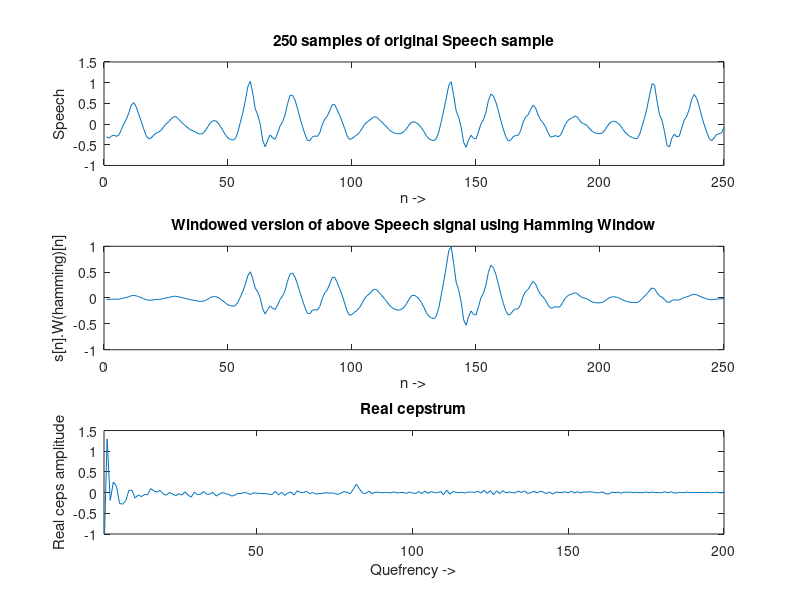

Here is the MATLAB script that generated this plot: (Note: this script raises an error after producing the figure.)
% % ---------------------------------------------
% Name : Manan Vyas
% USCID: 7483-8632-00
% Email: mvyas@usc.edu
% EE519 : Speech Recognition : P3
% % ----------------------------------------------

% Setup
clc;
clear all;
close all;


Fs = 10000;   % Hz - Sampling frq
load('final2014_p3.mat'); % we have normalized Speech signal here
n = length(speech);
% Apply a 25ms Hamming window ...
% 10k samples/sec => 25msec = 250 samples => Length of Hamming window
wLen = 250;
window = hamming(wLen);
% Take first 250 samples of the Speech signal
Speech = speech(1:250);
wSpeech = Speech.*window' ; % Windowed Speech

% Computing Cepstrum
wSpeechFFT = fft(wSpeech,1024); % 1024 point FFT of the windowed Speech
wSpeechFFT_log = log(abs(wSpeechFFT)); % Log Mag spectrum of the FFT
wSpeechFFT_cepstrum = real(ifft(wSpeechFFT_log,1024)); % Defintion of Cepstrum

% Part (A) All plots
figure;
subplot(3,1,1); plot(Speech); title('250 samples of original Speech sample');
xlabel('n ->'); ylabel('Speech');

subplot(3,1,2); plot(wSpeech); 
title('Windowed version of above Speech signal using Hamming Window');
xlabel('n ->'); ylabel('s[n].W(hamming)[n]');

subplot(3,1,2); plot(wSpeech); 
title('Windowed version of above Speech signal using Hamming Window');
xlabel('n ->'); ylabel('s[n].W(hamming)[n]');

subplot(3,1,3); plot(wSpeechFFT_cepstrum(1:200)); axis([1 200 -1 1.5]);
title('Real cepstrum');
xlabel('Quefrency ->'); ylabel('Real ceps amplitude');

% Part (B) : Pitch Estimation
%Liftering

wSpeechFFT_cepstrum_coEff = wSpeechFFT_cepstrum(1:length(wSpeechFFT_cepstrum));
L = zeros(1,length(wSpeechFFT_cepstrum_coEff)); 
% Liftering Window
L(20:140) = 1;
% Low time lifted cepstrum
yOp = real(wSpeechFFT_cepstrum_coEff.*L);

%Finding peak in lifted cepstrum
[peak_val,peak_loc] = max(yOp);
pitch_period = peak_loc;
pitch_frq = (1/pitch_period)*Fs;

% Part (C) : Uniform Quantizer
pitchMin = 50;
pitchMax = 300;
B = 7 ; % Bit precision size
% The quantized value of the pitch frequency using a 7bit uniform quantizer
quantPitchFrqValue = quant(pitch_frq,B,pitchMin,pitchMax)
quantValue = quant(pitch_frq,B,pitchMin,pitchMax); 

% Part (D): Non uniform quantizer
% take the initial 28 co-efficients of the cepstrum co-eff
cepstrumCoEff28 = wSpeechFFT_cepstrum(1:28);

% Unifromly quantize these
for i=1:1:28
    cepstrumCoEff28_UniQ(i) = quant(cepstrumCoEff28(i), 7, min(cepstrumCoEff28),max(cepstrumCoEff28));
end
figure
subplot(2,1,1)
plot(cepstrumCoEff28,'--r');
hold on
stem(cepstrumCoEff28_UniQ);
title('Uniformly Quantized initial 28 cepstrum co-effs');
xlabel('n ->'); ylabel('c[n]'); axis([1 28 min(cepstrumCoEff28_UniQ) max(cepstrumCoEff28_UniQ)]);
legend('Original Cepstrum Coeffs','Uniformly Quantized Cepstrum Coeff(7bit)');
hold off

% Non Uniform Quantization
cepstrumCoEff28_NonUniQ = nonUniformQuant(cepstrumCoEff28);
subplot(2,1,2)
plot(cepstrumCoEff28,'--r');
hold on
stem(cepstrumCoEff28_NonUniQ);
title('Non-Uniformly Quantized initial 28 cepstrum co-effs');
xlabel('n ->'); ylabel('_c[n]'); axis([1 28 min(cepstrumCoEff28_NonUniQ) max(cepstrumCoEff28_NonUniQ)]);
legend('Original Cepstrum Coeffs','Non-Uniformly Quantized Cepstrum Coeff');
hold off

% Part (E): Minimum phase reconstruction
% Right sided Cepstral Lifter
Lifter(1) = 1;
Lifter(2:28) = 2;
% Lifter the non uniformly quantized values
cepstrumCoEff28_UniQ_Liftered = cepstrumCoEff28_UniQ.*Lifter;
minimumPhaseRecostruction = fft(cepstrumCoEff28_UniQ_Liftered,1024);

% Part (F) : Sampled log magnitude and phase and signal reconstruction
figure
% We need to map the x-axis value to reflect frequency in Hz. 
% To do that all you need to remember that the length of the
% FFT corresponds to the sampling rate Fs for continuous frequencies and 
% corresponds to 2? for discrete frequency. Therefore
% to get the positive and negative frequencies
scale = -(1024/2):(1024/2-1);
subplot (2,1,1)
plot(scale*Fs/1024,fftshift(20*log10(abs(minimumPhaseRecostruction)))); % to get the frquency scale in Hz
title('Log Magnitude plot of minimum phase recosntruction');xlabel('f(Hz)->');ylabel('20*log|fft(Ceps,1024)| db scale');
subplot(2,1,2);
plot(scale*Fs/1024,fftshift((angle(minimumPhaseRecostruction))));
title('Phase plot of minimum phase recosntruction');xlabel('f(Hz)->');ylabel('<fft(Ceps,1024)');
% Now sample the log magnitude and phase values
toBeSampled = log(abs(minimumPhaseRecostruction));
diff = [5000,-ones(1,100)];
index = 1;
newHarms = 1;
for i=1:1:512 %because the spectrum FFT is symmetrical
    index = index + 1;
    newfreq = i*Fs/1024;
    tempdiff = abs(quantValue - (i*Fs/(1024)));
    diff(index) = quantValue - (i*Fs/(1024));
    if(abs(diff(index)) > abs(diff(index-1)))
%        sampledLogMag(i) = 20*log(abs(minimumPhaseRecostruction((quantValue+diff(index-1))*1024/(Fs*(i)))));
        sampledLogMag(newHarms) = toBeSampled(i) ;%log(abs(minimumPhaseRecostruction(i)));
        sampledPhase(newHarms) = angle(minimumPhaseRecostruction(i));
        selectedHarmonicFrequencies(newHarms) = newfreq;
        selectedHarmonicFrequenciesIndex(newHarms) = i;
        quantValue = quantValue + quantPitchFrqValue;
        newHarms = newHarms + 1;
        diff = [5000,-ones(1,100)];
%         i = 1;
        if(i > 1024)
           break; 
        end
        index = 1;
    end
end
selectedHarmonicFrequencies
selectedHarmonicFrequenciesIndex
sampledLogMag
sampledPhase

% Part (G) : Resynthesis
reconLogMag = exp(sampledLogMag);
reconPhase = exp(sampledPhase);
reconstructedSpeech = sinewave(reconLogMag,selectedHarmonicFrequencies,reconPhase,1000);
% Normalize
reconstructedSpeech = reconstructedSpeech./max(reconstructedSpeech) ;
figure
subplot(2,1,1)
plot(reconstructedSpeech); title('Reconstructed Speech'); xlabel('n ->'); ylabel('y[n]');
subplot(2,1,2);
plot(speech);title('Original Speech'); xlabel('n ->'); ylabel('x[n]');
% MSE Calculation
sqDiff = (double(reconstructedSpeech) - double(speech)).^2;
MSE = sum(sqDiff)/(length(reconstructedSpeech))





























